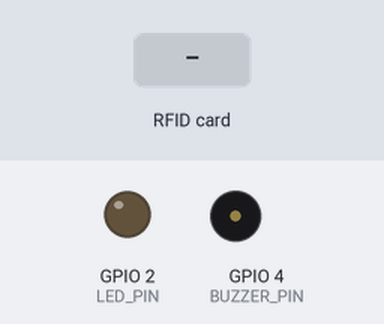
The sketch below on a simulated ESP32. On the bench: output pins drawn as LEDs (lit = HIGH), buzzer (waves = sounding, pin HIGH). The inputs (shaded band) are chosen by the test bench. WiFi joins after 1.5 s; servers stay silent unless stated; uploads are accepted with an empty reply; what the sketch prints to the serial monitor is not drawn.

Above: at 2.7 s.
2.8 s: RFID card 5E 7A 19 C4 held to the reader
At 2.89 s:
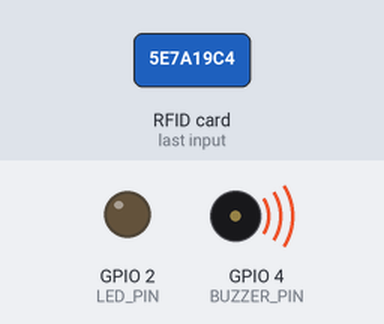
4.7 s: RFID card 69 BD F3 06 held to the reader
At 4.82 s:
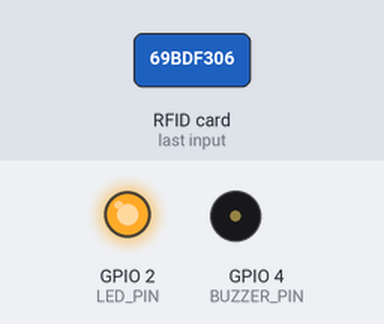
6.4 s: RFID card 3E AF 1A AA held to the reader
At 8.0 s:
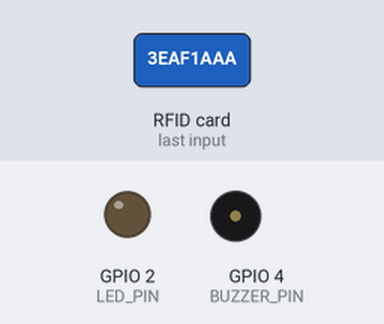
Timing chart, 0 to 9.5 s (numbered marks = the images above; inputs shaded):
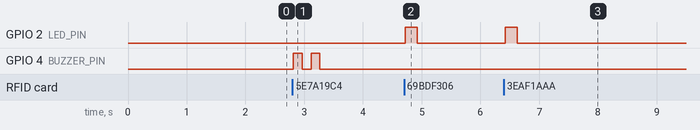

The sketch:

SmartLift_RFID.ino
```cpp
/*
  SmartLift AI - RFID Security + Buzzer + Wi-Fi

  Board: ESP32 Dev Module
  Libraries:
    - MFRC522
    - WiFi (ESP32 built-in)
    - HTTPClient (ESP32 built-in)

  RC522:
    SDA/SS -> GPIO 5
    SCK    -> GPIO 18
    MOSI   -> GPIO 23
    MISO   -> GPIO 19
    RST    -> GPIO 22
    GND    -> GND
    3.3V   -> 3V3

  Buzzer:
    + -> GPIO 4
    - -> GND

  LED:
    GPIO 2 (built-in LED on most ESP32 boards)

  Authorized UID:
    69BDF306

  Authorized scan:
    - Access granted
    - LED turns on briefly
    - Sends ACCESS_GRANTED event to backend

  Unauthorized scan:
    - Access denied
    - Buzzer beeps twice locally
    - Sends ACCESS_DENIED event to backend
    - Backend triggers existing camera capture

  LOCAL SETUP (fill on Laptop 1, never commit real values):
    1. Set WIFI_SSID / WIFI_PASSWORD to the hotspot both laptops join.
    2. Set SERVER_URL to Laptop 2's LAN IP, e.g.
       http://192.168.43.10:8001/security/rfid-event
       (NOT localhost — the ESP32 is a different machine.)
*/

#include <SPI.h>
#include <MFRC522.h>
#include <WiFi.h>
#include <HTTPClient.h>

// ---------------- PIN CONFIGURATION ----------------

#define SS_PIN       5
#define RST_PIN      22
#define BUZZER_PIN   4
#define LED_PIN      2

// ---------------- WI-FI CONFIGURATION ----------------

// Enter the Wi-Fi/hotspot details shared by both laptops
// and the ESP32.

const char* WIFI_SSID = "YOUR_WIFI_NAME";
const char* WIFI_PASSWORD = "YOUR_WIFI_PASSWORD";

// Laptop 2's LAN IP + backend port + RFID event route.
// Find Laptop 2's IP with `ipconfig` (Windows) or
// `ipconfig getifaddr en0` (macOS) while on the shared network.

const char* SERVER_URL =
  "http://LAPTOP2_IP:8001/security/rfid-event";

// ---------------- RFID CONFIGURATION ----------------

// Only this UID is authorized.

const char* AUTHORIZED_UIDS[] = {"69BDF306", "3EAF1AAA", "6E9818AA", "12D56B06", "11223344"};
const int NUM_AUTH = sizeof(AUTHORIZED_UIDS) / sizeof(AUTHORIZED_UIDS[0]);

MFRC522 rfid(SS_PIN, RST_PIN);

unsigned long lastScan = 0;
const unsigned long SCAN_COOLDOWN = 1500;

// ---------------- RFID AUTHORIZATION ----------------

bool isAuthorized(const String& uid) {
  for (int i = 0; i < NUM_AUTH; i++) {
    if (uid.equals(AUTHORIZED_UIDS[i])) return true;
  }
  return false;
}

// ---------------- BUZZER ----------------

// For an active buzzer.
// If you have a passive buzzer, use the tone()
// alternative noted below.

void beepDenied() {
  for (int i = 0; i < 2; i++) {
    digitalWrite(BUZZER_PIN, HIGH);
    delay(150);

    digitalWrite(BUZZER_PIN, LOW);
    delay(150);
  }
}

// Passive buzzer alternative:
// void beepDenied() {
//   for (int i = 0; i < 2; i++) {
//     tone(BUZZER_PIN, 1000, 150);
//     delay(300);
//   }
//   noTone(BUZZER_PIN);
// }

// ---------------- WI-FI CONNECTION ----------------

bool connectWiFi(unsigned long timeoutMs = 8000) {
  if (WiFi.status() == WL_CONNECTED) {
    return true;
  }

  Serial.println("Connecting to Wi-Fi...");
  WiFi.begin(WIFI_SSID, WIFI_PASSWORD);

  unsigned long startTime = millis();

  while (WiFi.status() != WL_CONNECTED &&
         millis() - startTime < timeoutMs) {
    delay(250);
    Serial.print(".");
  }

  if (WiFi.status() == WL_CONNECTED) {
    Serial.println();
    Serial.println("Wi-Fi connected.");
    Serial.print("ESP32 IP: ");
    Serial.println(WiFi.localIP());
    return true;
  }

  Serial.println();
  Serial.println("Wi-Fi connection failed.");
  return false;
}

// ---------------- SEND EVENT TO BACKEND ----------------

// The backend independently validates the UID before acting.
// Payload: {"uid", "event_type", "device_millis"}.

void sendSecurityEvent(const String& uid,
                       const char* eventType) {
  if (!connectWiFi(5000)) {
    Serial.println("Event not sent: Wi-Fi unavailable.");
    return;
  }

  WiFiClient client;
  HTTPClient http;

  http.setTimeout(2500);

  if (!http.begin(client, SERVER_URL)) {
    Serial.println("Could not initialize HTTP request.");
    return;
  }

  http.addHeader("Content-Type", "application/json");

  String payload = "{";
  payload += "\"uid\":\"" + uid + "\",";
  payload += "\"event_type\":\"" + String(eventType) + "\",";
  payload += "\"device_millis\":" + String(millis());
  payload += "}";

  Serial.print("Sending event: ");
  Serial.println(payload);

  int responseCode = http.POST(payload);

  if (responseCode > 0) {
    Serial.print("Backend response: ");
    Serial.println(responseCode);

    String response = http.getString();
    if (response.length() > 0) {
      Serial.println(response);
    }
  } else {
    Serial.print("HTTP request failed: ");
    Serial.println(http.errorToString(responseCode));
  }

  http.end();
}

// ---------------- SETUP ----------------

void setup() {
  Serial.begin(115200);

  pinMode(BUZZER_PIN, OUTPUT);
  pinMode(LED_PIN, OUTPUT);

  digitalWrite(BUZZER_PIN, LOW);
  digitalWrite(LED_PIN, LOW);

  SPI.begin();
  rfid.PCD_Init();

  Serial.println();
  Serial.println("SmartLift RFID Security Ready.");
  Serial.println("Tap an RFID card...");

  // Attempt Wi-Fi connection, but do not stop RFID
  // operation if the network is unavailable.
  connectWiFi();
}

// ---------------- MAIN LOOP ----------------

void loop() {
  // Avoid repeated reads from a card held on the reader.
  if (millis() - lastScan < SCAN_COOLDOWN) {
    return;
  }

  if (!rfid.PICC_IsNewCardPresent() ||
      !rfid.PICC_ReadCardSerial()) {
    return;
  }

  lastScan = millis();

  // Read UID as uppercase hexadecimal.
  String uid = "";

  for (byte i = 0; i < rfid.uid.size; i++) {
    if (rfid.uid.uidByte[i] < 0x10) {
      uid += "0";
    }

    uid += String(rfid.uid.uidByte[i], HEX);
  }

  uid.toUpperCase();

  Serial.print("Card UID: ");
  Serial.println(uid);

  if (isAuthorized(uid)) {
    Serial.println("ACCESS GRANTED");

    digitalWrite(LED_PIN, HIGH);

    // Send authorization event to the backend.
    sendSecurityEvent(uid, "ACCESS_GRANTED");

    digitalWrite(LED_PIN, LOW);
  } else {
    Serial.println("ACCESS DENIED");

    // Sound the local buzzer immediately.
    // This works even if Wi-Fi is unavailable.
    beepDenied();

    // Request the backend to log the denial and
    // trigger the existing camera capture process.
    sendSecurityEvent(uid, "ACCESS_DENIED");
  }

  rfid.PICC_HaltA();
  rfid.PCD_StopCrypto1();
}
```

Measured:
- after the input at 2.8 s, GPIO 4 (BUZZER_PIN): alternates HIGH for 0.15 s and LOW for 0.15 s, 4 changes in all, then stays LOW, starting at once
- after the input at 4.7 s, GPIO 2 (LED_PIN): LOW → HIGH at once, → LOW 0.20 s later
- after the input at 6.4 s, GPIO 2 (LED_PIN): LOW → HIGH at once, → LOW 0.20 s later
